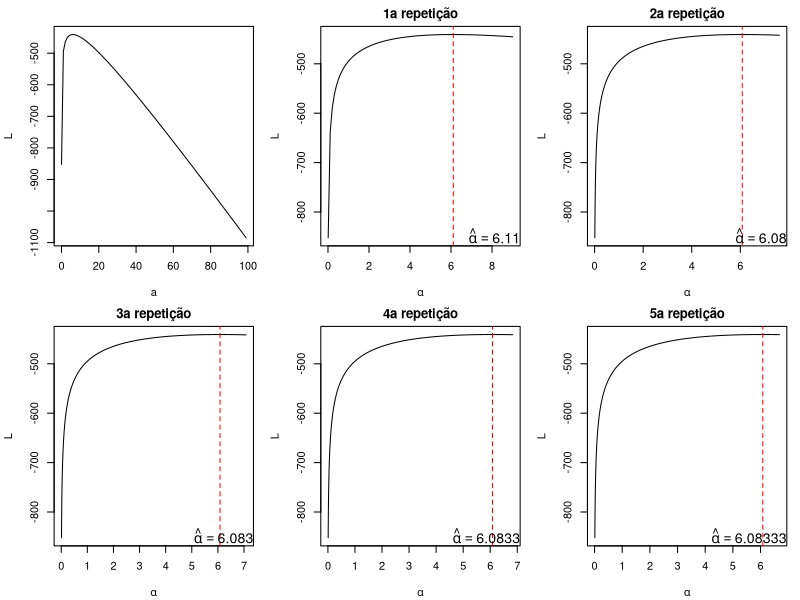

Recreate this plot in R.
## ---- chunk 1
#| code-fold: FALSE
n<- 100
alfa <- runif(1,max=10)
beta <- runif(1,max=10)

Y <- rgamma(n, shape=alfa, scale=beta)
## ---- chunk 2
verossim <- function(param,y=Y){
  a <- param[1]
  b <- param[2]
  L <- log(prod(y))*(a-1) - sum(y)/b - n*log(gamma(a)*b^a)
  return(-L) #valor negativo para que a funcao seja maximizada e nao minimizada
}
#maximizacao
EMV <- optim(par=c(5,5),fn=verossim)$par
## ---- chunk 3
verossim.2 <- function(a,y=Y){
  log(prod(y))*(a-1) - n*a - n*log(gamma(a)*(mean(y)/a)^a)
}
a <- seq(0.01,100,1)
L <- verossim.2(a)
par(mfrow=c(2,3),mar=c(4.1,4.1,2,1))
plot(a,L,type="l")

# 5 repeticoes
for(i in 1:5){
  a <- seq(0.01,a[L==max(L)]+3/i,10^(-i))
  L <- verossim.2(a)
  plot(a, L,type="l", main=paste0(i,"a repetição"),
       xlab=expression(alpha))
  abline(v=a[L==max(L)],col="red",lty=2)
  mtext(bquote(hat(alpha) ==.(a[L==max(L)])),side=1,line=-1,
        adj=1,cex=.85)
}

## ---- chunk 4
a <- a[L==max(L)]
b <- mean(Y)/a
## ---- chunk 5
a2 <- optim(5,
           fn=function(p) return(-verossim.2(p)))$par
b2 <- mean(Y)/a
## ---- chunk 6
#| code-fold: true
tabela <- rbind(Parametros=c(alfa=alfa,beta=beta),
                Estimadores.A=EMV,
                Estimadores.B1=c(a,b),
                Estimadores.B2=c(a2,b2))
rownames(tabela) <- c("Parâmetros","Método A","Método B.1","Método B.2")
knitr::kable(tabela,col.names = c("Alpha","Beta"))
